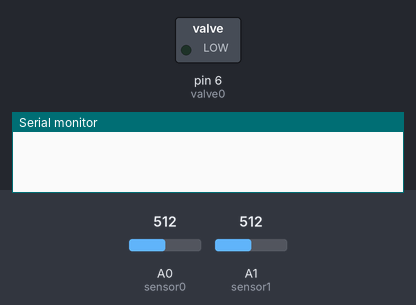
A sketch run on a simulated Arduino Uno, built with avr-gcc and run on an emulated ATmega328P. Shown: switched loads named in the sketch (green lamp = pin HIGH), the last lines printed to the serial monitor. The test bench sets the inputs (shaded band); at power-on: A0 (sensor0) = 512, A1 (sensor1) = 512.

Above: at 1.2 s.
1.3 s: A0 (sensor0) set to 585
13.2 s: A0 (sensor0) set to 611
At 24.7 s:
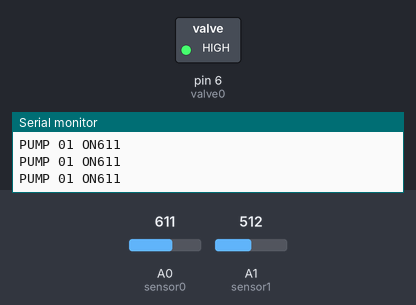
Timing chart, 0 to 45.7 s (numbered marks = the images above; inputs shaded):
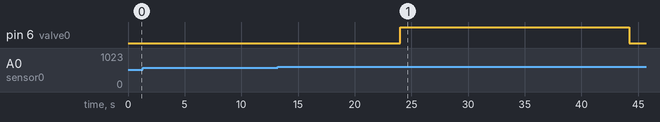

Measured:
- the behaviour switches between 600 and 601 on A0 (sensor0) (found by bisection; images 0 and 1)
- after the input at 13.2 s, pin 6 (valve0): LOW → HIGH after 10.8 s, → LOW 20.2 s later

The sketch:

aurduino_module.ino
```cpp
/*
  Regador 2.0
*/

#define SAMPLES_SIZE 30
#include <Adafruit_BMP085.h>
#include <string.h>
#include <SoftwareSerial.h>

// Seconds between interval
int timeoutReader = 1;

// Threasholder limit
int thresholds[] = {600, 600};
int measuresS1[SAMPLES_SIZE];
int countThresholder = 1;

// Timers
unsigned long Time1;
int Period1;

// Sensor values
int sensor0 = A0;
int sensor1 = A1;
int sensor0Val = 0;
int sensor1Val = 0;

int valve0 = 6;

// Commands
String inputString = "";
String inputString2 = "";
bool stringComplete = false;
bool activeAutoWatering = true;

String command;
String command2;
String newTimeoutReader;

SoftwareSerial portSerial(8, 9);

Adafruit_BMP085 bmp;

void setup() {
  Serial.begin(115200);
  portSerial.begin(115200);

  //bmp.begin();
  pinMode(sensor0, INPUT);
  pinMode(sensor1, INPUT);
  pinMode(valve0, OUTPUT);
  digitalWrite(valve0, LOW);

  Time1 =  millis();
  Period1 = 5000;
}

void loop() {
  if (millis() - Time1 >= Period1) {
    sensor0Val = analogRead(sensor0);
    sensor1Val = analogRead(sensor1);
    printSensorValues();
    pushVal(measuresS1, sensor0Val);
    checkWater();
    Time1 = millis();
  }

  if (portSerial.available()  > 0) {
    mySerialFunction();
  }
}

void readSensorValues() {
  sensor0Val = analogRead(sensor0);
  sensor1Val = analogRead(sensor1);
}

void printSensorValues() {
  portSerial.print("DATA,");
  portSerial.print(sensor0Val);
  portSerial.print(",");
  portSerial.print(sensor1Val);
  portSerial.print(",");
  portSerial.println(0);

  Serial.print("DATA,");
  Serial.print(sensor0Val);
  Serial.print(",");
  Serial.print(sensor1Val);
  Serial.print(",");
  Serial.println(0);
  delay(1000);
}

void checkWater() {
  int max_try = 0;
  digitalWrite(valve0, LOW);

  // CHECK SENSOR 01
  Serial.print("Water sensor 01 - ");
  Serial.println(verifyThreshold(measuresS1, thresholds[0], countThresholder));

  if (verifyThreshold(measuresS1, thresholds[0], countThresholder)) {
    Serial.println("PUMP 01 ON");
    sensor0Val = analogRead(sensor0);
    while (sensor0Val > thresholds[0]) {

      // If sensor read does not change after some time RETURN and inform error
      if (max_try > 200) {
        thresholds[0] = thresholds[0] + 1000;
        Serial.print("ERROR - value didn't change, reuturn threshold to  ");
        Serial.println(thresholds[0]);
        digitalWrite(valve0, LOW);
        return;
      }

      Serial.print("PUMP 01 ON");
      Serial.println(sensor0Val);
      readSensorValues();
      digitalWrite(valve0, HIGH);
      max_try ++;
      delay(100);
    }

    Serial.print("PUMP 01 OFF");
  }

}

void mySerialFunction() {
  //  command = "";
  inputString = "";
  // char *commands = NULL;

  while (portSerial.available()) {
    // get the new byte:
    char inChar = (char)portSerial.read();
    // if the incoming character is a newline, set a flag so the main loop can
    // do something about it:
    if (inChar != '\n') {
      inputString += inChar;
    }
    delay(10);
  }
  Serial.println(inputString);


}

void serialEvent() {
  command2 = "";
  inputString2 = "";
  char *commands = NULL;

  while (Serial.available()) {
    char inChar = (char)Serial.read();
    if (inChar != '\n') {
      inputString2 += inChar;
    }
    delay(10);
  }

  command2 = inputString2.substring(0, 3);
//  Serial.println("----");
//  Serial.println(inputString2);
//  Serial.println(command2);

  if (command2 == "T1:"  || command2 == "T2:" ) {
    Serial.print("Changing threshold ");
    Serial.print(inputString2.substring(1, 2));
    Serial.print(" to ");
    Serial.println(inputString2.substring(3, inputString2.length()));
    if (command2 == "T1:") thresholds[0] = inputString2.substring(3, inputString2.length()).toInt();
    if (command2 == "T2:") thresholds[1] = inputString2.substring(3, inputString2.length()).toInt();
  }

   if (command2 == "A1:"  || command2 == "A2:" ) {

    if (command2 == "A1:") {
      Serial.print("-> Threshold A1: ");
      Serial.print(thresholds[0]);
    }

  }

  //  if (command2 == "TI:") {
  //    newTimeoutReader = inputString2.substring(3, inputString.length());
  //    Serial.print("Changing reading time interval to ");
  //    Serial.print(newTimeoutReader);
  //    Serial.println(" seconds");
  //    timeoutReader = newTimeoutReader.toInt();
  //  } else {
  //    if (command2 == "T1:" || command2 == "T2:" ) {
  //      String th = "";
  //      th = inputString2.substring(3, inputString2.length());
  //      Serial.print("Changing threshold ");
  //      Serial.print(inputString2.substring(1, 2));
  //      Serial.print(" to ");
  //      Serial.println(th);
  //      if (command2 == "T1:") thresholds[0] = th.toInt();
  //      if (command2 == "T2:") thresholds[1] = th.toInt();
  //    } else {
  //      Serial.print("--- ");
  //      Serial.println(inputString2);
  //    }
  //  }

}


//String getValue(String data, char separator, int index)
//{
//  int found = 0;
//  int strIndex[] = {0, -1};
//  int maxIndex = data.length() - 1;
//
//  for (int i = 0; i <= maxIndex && found <= index; i++) {
//    if (data.charAt(i) == separator || i == maxIndex) {
//      found++;
//      strIndex[0] = strIndex[1] + 1;
//      strIndex[1] = (i == maxIndex) ? i + 1 : i;
//    }
//  }
//
//  return found > index ? data.substring(strIndex[0], strIndex[1]) : "";
//}

// Operator values
void pushVal(int a[], int value) {
  for (int i = SAMPLES_SIZE; i > 0; i--) {
    a[i] = a[i - 1];
  }
  a[0] = value;
}

void printVals(int a[]) {
  for (int i = 0; i <=  SAMPLES_SIZE; i++) {
    Serial.print(a[i]);
    Serial.print(",");
  }
  Serial.println();
}

int getMean(int a[]) {
  float mean = 0;
  for (int i = 0; i <=  SAMPLES_SIZE; i++) {
    mean += a[i];
  }
  return int(mean / SAMPLES_SIZE);
}

bool verifyThreshold(int a[], int threshold, int maxTimes) {
  int countTimes = 0;

  for (int i = 0; i <=  SAMPLES_SIZE; i++) {
    if (a[i] > threshold) {
      countTimes++;
    }
  }

  if (countTimes > maxTimes) {
    return true;
  } else {
    return false;
  }

}
```
